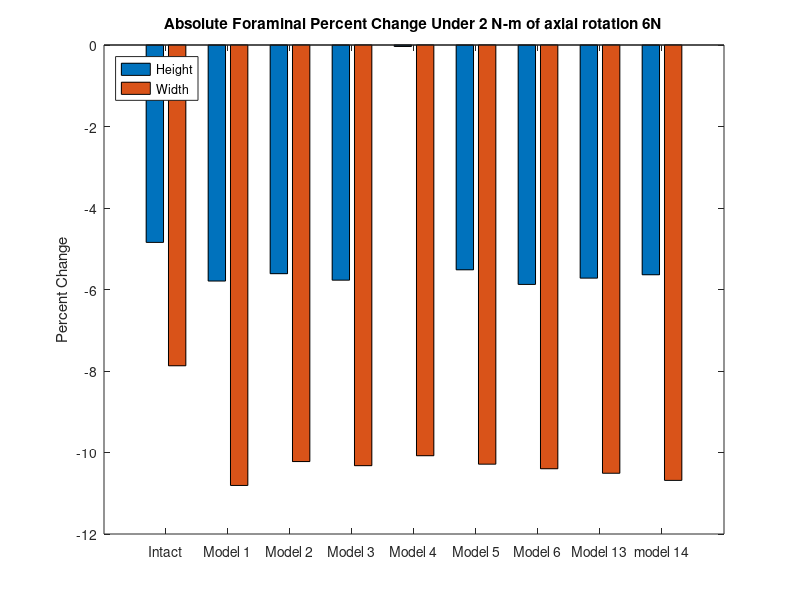
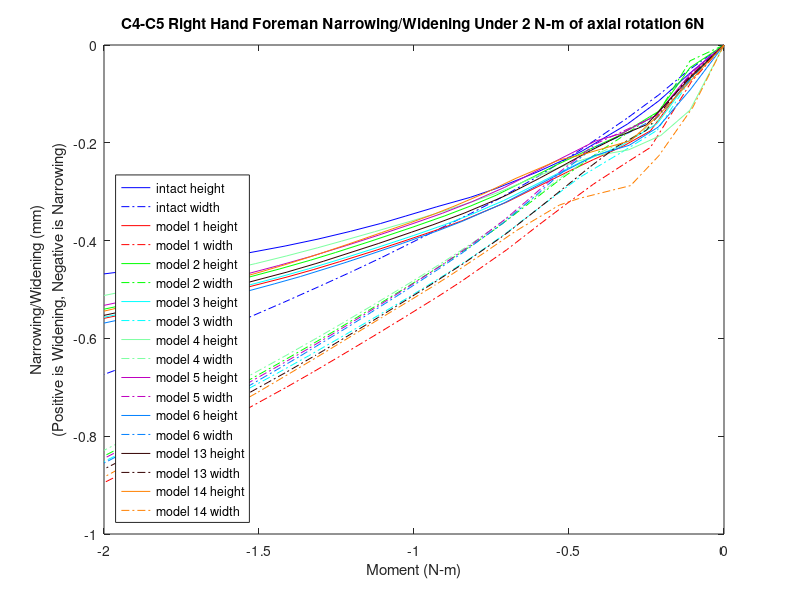

Write the MATLAB code that produced these figures, in order.
%% foreman height and witdth narrowing/widening 
% for all models for the c5-c6 left hand side foreman under axial rotation (6N)
% 20212,40296,25651,42160
k=21;
zero1=[0 0 0 0 0 0 0 0 0 0 0 0 0 0 0 0 0 0 0 0 0];

mag15y=zero1;
mag15x=zero1;
width15=zero1;
height15=zero1;

mag14y=zero1;
mag14x=zero1;
width14=zero1;
height14=zero1;

mag13y=zero1;
mag13x=zero1;
width13=zero1;
height13=zero1;

mag6y=zero1;
mag6x=zero1;
width6=zero1;
height6=zero1;

mag5y=zero1;
mag5x=zero1;
width5=zero1;
height5=zero1;

mag4y=zero1;
mag4x=zero1;
width4=zero1;
height4=zero1;

mag3y=zero1;
mag3x=zero1;
width3=zero1;
height3=zero1;


mag2y=zero1;
mag2x=zero1;
width2=zero1;
height2=zero1;

mag1y=zero1;
mag1x=zero1;
width1=zero1;
height1=zero1;
% 20212,40296,25651,42160
%% model15_intact_TLC_6N
t15=[2 2.0575 2.1047 2.15542 2.22863 2.25714 2.30144 2.3674 2.40898 2.46323 2.51338 2.55396 2.60266 2.65487 2.708 2.76753 2.82255 2.85683 2.90566 2.95411 3 ];

% 20212
aa1=-10.8616+[0.237303 0.208614 0.0385113 -0.115023 -0.349025 -0.445952 -0.593267 -0.792082 -0.906642 -1.047 -1.17378 -1.27356 -1.38582 -1.49515 -1.59894 -1.70694 -1.79875 -1.85341 -1.92727 -1.99484 -2.05496];
aa2=446.379+[0.413703 -0.0217555 -0.0681224 0.0126065 0.226263 0.315149 0.450064 0.641617 0.753977 0.890049 1.00496 1.08845 1.17922 1.26573 1.34561 1.43473 1.51476 1.55965 1.61866 1.67324 1.72201];
aa3=-704.985+[-0.501412 -0.601434 -0.714754 -0.834464 -1.00277 -1.06577 -1.16019 -1.28909 -1.36375 -1.45226 -1.53225 -1.59494 -1.66496 -1.73387 -1.79885 -1.86894 -1.93002 -1.96576 -2.01364 -2.05759 -2.09638];

% 40296
ab1=-12.2381+[0.123435 0.140296 0.0451812 -0.0489877 -0.200759 -0.265694 -0.36527 -0.501062 -0.580779 -0.679187 -0.76849 -0.83858 -0.918084 -0.996115 -1.07013 -1.1472 -1.21284 -1.25271 -1.30674 -1.35628 -1.40045];
ab2=446.122+[0.252332 -0.0420959 -0.019183 0.078133 0.270417 0.347736 0.464317 0.629846 0.727259 0.844602 0.942902 1.01459 1.09223 1.16641 1.23451 1.30827 1.37391 1.41108 1.46019 1.50608 1.5473];
ab3=-714.556+[-0.468917 -0.520072 -0.592226 -0.672563 -0.79575 -0.844929 -0.919048 -1.02097 -1.08108 -1.15415 -1.21849 -1.26847 -1.32514 -1.38076 -1.43378 -1.49184 -1.54259 -1.57246 -1.61269 -1.64957 -1.68201];

% 25651
ac1=-9.36067+[0.270513 0.19404 -0.0234966 -0.216633 -0.496714 -0.609874 -0.781077 -1.01359 -1.14861 -1.31453 -1.46397 -1.58157 -1.71468 -1.84576 -1.97101 -2.1022 -2.21485 -2.28234 -2.3741 -2.45916 -2.5355];
ac2=443.597+[0.404337 -0.0416697 -0.108456 -0.0479226 0.13838 0.217521 0.338364 0.511104 0.612796 0.736386 0.840628 0.916175 0.998141 1.07613 1.14821 1.22909 1.30202 1.34283 1.39654 1.44632 1.49092];
ac3=-706.266+[-0.440591 -0.574459 -0.696854 -0.815399 -0.971537 -1.02942 -1.11636 -1.23604 -1.30628 -1.39069 -1.46742 -1.52825 -1.59688 -1.66546 -1.7312 -1.80205 -1.86414 -1.90101 -1.95121 -1.99803 -2.03999];

% 42160
ad1=-14.6392+[0.138744 0.170401 0.0836075 -0.00430448 -0.153222 -0.217976 -0.317292 -0.451627 -0.529952 -0.626351 -0.713928 -0.782699 -0.860337 -0.935866 -1.00713 -1.08112 -1.14367 -1.18146 -1.23233 -1.27833 -1.319];
ad2=448.856+[0.338222 0.0078576 0.0312971 0.141704 0.362652 0.451397 0.584656 0.773216 0.883874 1.01707 1.12875 1.21018 1.29831 1.38213 1.45883 1.54232 1.61658 1.65851 1.71362 1.76483 1.81052];
ad3=-710.316+[-0.51616 -0.534148 -0.601622 -0.686642 -0.826641 -0.88312 -0.967942 -1.08411 -1.15214 -1.23451 -1.30671 -1.36236 -1.42489 -1.48539 -1.54244 -1.60511 -1.65977 -1.69156 -1.73387 -1.77215 -1.80542];

ya1=aa1-ab1;
ya2=aa2-ab2;
ya3=aa3-ab3;
xa1=ad1-ac1;
xa2=ad2-ac2;
xa3=ad3-ac3;
x15=[xa1',xa2',xa3'];
y15=[ya1',ya2',ya3'];

for n=1:k
    mag15x(n)=sqrt(x15(n,1)^2+x15(n,2)^2+x15(n,3)^2);
end
for n=1:k
    mag15y(n)=sqrt(y15(n,1)^2+y15(n,2)^2+y15(n,3)^2);
end
for n=1:k
    width15(n)=mag15x(1,1)-mag15x(1,n);
end
for n=1:k
    height15(n)=mag15y(1,1)-mag15y(1,n);
end

%% model1_slideslide_tether/S2_6N
t1=[2 2.0523 2.11876 2.16162 2.21039 2.25339 2.30021 2.35024 2.42245 2.45953 2.51292 2.56096 2.62034 2.66253 2.70471 2.78909 2.83128 2.87346 2.91038 2.9697 3];
% 20212
ae1=-10.8616+[-0.322039 0.156303 -0.175639 -0.320187 -0.503336 -0.665279 -0.835426 -1.00003 -1.21228 -1.31407 -1.45168 -1.57301 -1.71135 -1.80301 -1.88847 -2.04614 -2.11707 -2.18546 -2.24204 -2.32699 -2.36758];
ae2=446.379+[1.21324 -0.57528 -0.285538 -0.109906 0.0786509 0.223155 0.355534 0.483307 0.64861 0.725418 0.81857 0.893863 0.980278 1.03515 1.08637 1.17448 1.21413 1.24794 1.27436 1.31408 1.33284];
ae3=-704.985+[-0.790441 -0.882836 -1.10463 -1.19128 -1.30237 -1.39804 -1.49762 -1.5966 -1.72481 -1.78522 -1.86543 -1.93524 -2.01726 -2.07182 -2.12313 -2.21684 -2.25901 -2.29904 -2.33194 -2.38147 -2.40555];

% 40296
af1=-12.2381+[-0.296706 0.0929079 -0.0413208 -0.112876 -0.216135 -0.312176 -0.415011 -0.515686 -0.649408 -0.715441 -0.80591 -0.885343 -0.975107 -1.03407 -1.0891 -1.19144 -1.23805 -1.28329 -1.32089 -1.37676 -1.4029];
af2=446.122+[0.803328 -0.558481 -0.257206 -0.0621726 0.118688 0.250252 0.369459 0.480407 0.620676 0.684976 0.763625 0.826922 0.898334 0.94357 0.985816 1.05864 1.09107 1.11875 1.14046 1.17327 1.18879];
af3=-714.556+[-0.751604 -0.788606 -0.923782 -0.989775 -1.08205 -1.15866 -1.23542 -1.30855 -1.40478 -1.45056 -1.51117 -1.56368 -1.62496 -1.66519 -1.70303 -1.77184 -1.80292 -1.83212 -1.85603 -1.89119 -1.9079];

% 25651
ag1=-9.36067+[-0.292646 0.145976 -0.253307 -0.434919 -0.650302 -0.837526 -1.03318 -1.22326 -1.46963 -1.588 -1.74864 -1.88976 -2.05189 -2.15998 -2.2615 -2.4505 -2.53666 -2.62 -2.68947 -2.79497 -2.84598];
ag2=443.677+[1.15065 -0.578092 -0.329769 -0.171723 -0.0021296 0.127064 0.24463 0.358134 0.505408 0.573988 0.656775 0.723581 0.8003 0.84898 0.894548 0.972865 1.00828 1.03832 1.0618 1.09727 1.11408];
ag3=-706.563+[-0.648179 -0.887268 -1.09797 -1.18623 -1.29152 -1.38126 -1.47544 -1.56936 -1.69194 -1.75025 -1.82914 -1.89827 -1.98003 -2.03511 -2.08748 -2.18506 -2.22984 -2.27302 -2.30908 -2.36421 -2.39138];

% 42160
ah1=-14.6392+[-0.323489 0.12223 -0.00479046 -0.0697214 -0.172822 -0.269144 -0.371887 -0.471641 -0.603276 -0.668076 -0.756436 -0.834041 -0.921196 -0.978038 -1.03079 -1.12812 -1.17192 -1.21421 -1.24909 -1.30019 -1.32375];
ah2=448.856+[0.94052 -0.626065 -0.281625 -0.05972 0.148871 0.299966 0.436221 0.562251 0.721969 0.795097 0.884064 0.955903 1.03702 1.08821 1.13572 1.21677 1.2525 1.28271 1.30612 1.3411 1.35746];
ah3=-710.316+[-0.858051 -0.727729 -0.885014 -0.963925 -1.07333 -1.16222 -1.24949 -1.33139 -1.43848 -1.48901 -1.55471 -1.61139 -1.67707 -1.71967 -1.75933 -1.82998 -1.86127 -1.89007 -1.91321 -1.94653 -1.96203];

xb1=ah1-ag1;
xb2=ah2-ag2;
xb3=ah3-ag3;
yb1=ae1-af1;
yb2=ae2-af2;
yb3=ae3-af3;
y1=[yb1',yb2',yb3'];
x1=[xb1',xb2',xb3'];

for n=1:k
    mag1x(n)=sqrt(x1(n,1)^2+x1(n,2)^2+x1(n,3)^2);
end
for n=1:k
    mag1y(n)=sqrt(y1(n,1)^2+y1(n,2)^2+y1(n,3)^2);
end
for n=1:k
    height1(n)=mag1y(1,1)-mag1y(1,n);
end
for n=1:k
    width1(n)=mag1x(1,1)-mag1x(1,n);
end
%% model2_SlideSlide_NoTether/S2_6N
t2=[2 2.05478 2.10546 2.17115 2.2004 2.26892 2.30837 2.36775 2.40818 2.45012 2.50186 2.56957 2.6267 2.66729 2.71729 2.76729 2.81729 2.86729 2.92666 2.96885 3];

% 20212
ai1=-10.8616+[-0.237609 0.163138 -0.089674 -0.340237 -0.449934 -0.707081 -0.849208 -1.03957 -1.16221 -1.28132 -1.41727 -1.59009 -1.72423 -1.81315 -1.9155 -2.01141 -2.09975 -2.18292 -2.2752 -2.33642 -2.3792];
ai2=446.379+[1.42477 -0.432397 -0.316958 -0.0671235 0.0383394 0.263921 0.371488 0.516828 0.608646 0.699569 0.794179 0.899698 0.980979 1.03265 1.09128 1.14371 1.1922 1.23401 1.27644 1.30404 1.32309];
ai3=-704.985+[-0.908536 -0.895367 -1.06285 -1.20751 -1.27355 -1.42464 -1.50805 -1.62352 -1.69619 -1.76674 -1.84639 -1.94559 -2.02466 -2.07722 -2.13783 -2.19434 -2.24636 -2.2949 -2.34814 -2.3835 -2.40858 ];

% 40296
aj1=-12.2381+[-0.2408 0.101164 0.00386945 -0.121471 -0.18324 -0.335694 -0.421413 -0.537344 -0.615072 -0.6917 -0.780208 -0.89275 -0.978731 -1.03532 -1.10045 -1.16181 -1.21905 -1.27322 -1.33365 -1.37309 -1.4002];
aj2=446.122+[0.873877 -0.472887 -0.314353 -0.0242113 0.0790907 0.286993 0.384004 0.511034 0.589065 0.665519 0.745573 0.834937 0.902655 0.945792 0.99467 1.03822 1.07807 1.11243 1.14732 1.17023 1.18611];
aj3=-714.556+[-0.83035 -0.791359 -0.892133 -1.00275 -1.05737 -1.17874 -1.242 -1.32683 -1.38156 -1.43493 -1.49488 -1.56929 -1.62799 -1.6666 -1.71119 -1.75246 -1.79071 -1.82607 -1.86444 -1.88928 -1.9066];

% 25651
ak1=-9.36067+[-0.206337 0.153075 -0.15253 -0.461013 -0.59005 -0.88759 -1.05087 -1.27119 -1.41274 -1.55084 -1.70933 -1.9101 -2.06707 -2.17177 -2.29311 -2.40767 -2.51423 -2.61522 -2.72824 -2.80411 -2.85761];
ak2=443.677+[1.3488 -0.443289 -0.355366 -0.132585 -0.0381691 0.163323 0.258668 0.38749 0.469178 0.55036 0.634495 0.727949 0.799943 0.845695 0.897708 0.944217 0.987414 1.02456 1.06221 1.08679 1.10382];
ak3=-706.563+[-0.738806 -0.885738 -1.0532 -1.20125 -1.26441 -1.40669 -1.48563 -1.59551 -1.66481 -1.73246 -1.81029 -1.90843 -1.98724 -2.04033 -2.1023 -2.16096 -2.21578 -2.26779 -2.32603 -2.36539 -2.39362 ];

% 42160
al1=-14.6392+[-0.261043 0.13035 0.039512 -0.0774717 -0.139091 -0.291881 -0.377421 -0.491886 -0.568767 -0.644154 -0.730682 -0.840693 -0.924177 -0.978738 -1.0412 -1.09965 -1.15372 -1.20448 -1.26052 -1.29658 -1.32105];
al2=448.856+[1.02138 -0.525713 -0.346668 -0.0158841 0.103101 0.341803 0.452474 0.596681 0.685664 0.772753 0.863393 0.964791 1.04168 1.09045 1.14534 1.19384 1.2379 1.27549 1.31309 1.33746 1.3542];
al3=-710.316+[-0.940231 -0.739701 -0.849036 -0.980069 -1.04431 -1.18499 -1.25659 -1.35117 -1.4122 -1.47147 -1.53678 -1.61708 -1.67992 -1.72075 -1.76735 -1.80979 -1.84857 -1.88366 -1.92078 -1.94424 -1.96033 ];

xc1=al1-ak1;
xc2=al2-ak2;
xc3=al3-ak3;
yd1=ai1-aj1;
yd2=ai2-aj2;
yd3=ai3-aj3;
y2=[yd1',yd2',yd3'];
x2=[xc1',xc2',xc3'];

for n=1:k
    mag2x(n)=sqrt(x2(n,1)^2+x2(n,2)^2+x2(n,3)^2);
end
for n=1:k
    mag2y(n)=sqrt(y2(n,1)^2+y2(n,2)^2+y2(n,3)^2);
end
for n=1:k
    height2(n)=mag2y(1,1)-mag2y(1,n);
end
for n=1:k
    width2(n)=mag2x(1,1)-mag2x(1,n);
end

%% model3_APSlide_Tether/S2_6N
t3=[2 2.05109 2.10771 2.16551 2.23127 2.25099 2.30879 2.3556 2.40827 2.4509 2.50089 2.55838 2.61053 2.66985 2.71985 2.76985 2.81985 2.86985 2.9136 2.98392 3];
% 20212
am1=-10.8616+[0.090966 0.212302 -0.0646688 -0.301561 -0.541179 -0.614727 -0.825947 -0.980841 -1.13937 -1.26085 -1.39207 -1.53881 -1.66215 -1.79204 -1.89255 -1.98668 -2.07352 -2.15491 -2.22269 -2.32231 -2.34383];
am2=446.379+[0.899489 -0.148193 -0.222471 -0.0661432 0.146777 0.206745 0.369584 0.488411 0.609625 0.702623 0.796866 0.889114 0.966887 1.04521 1.10422 1.1569 1.20507 1.24694 1.27872 1.32452 1.33414];
am3=-704.985+[-0.86313 -0.8869 -1.0634 -1.18939 -1.33073 -1.37393 -1.49761 -1.5906 -1.68634 -1.75857 -1.8362 -1.9209 -1.99451 -2.0724 -2.13318 -2.18982 -2.24207 -2.29082 -2.33071 -2.38983 -2.4028];
% 40296
an1=-12.2381+[-0.0539516 0.124846 0.0248648 -0.0952625 -0.233368 -0.277409 -0.406523 -0.5024 -0.602969 -0.682121 -0.76884 -0.866283 -0.947468 -1.03231 -1.09791 -1.15978 -1.2174 -1.27184 -1.31736 -1.38336 -1.39736];
an2=446.122+[0.432532 -0.301527 -0.259733 -0.0362077 0.178166 0.233643 0.380169 0.483292 0.586661 0.664648 0.743887 0.82178 0.886454 0.951379 1.00056 1.04454 1.08452 1.11919 1.14568 1.1843 1.19246];
an3=-714.556+[-0.79231 -0.779743 -0.887907 -0.985667 -1.10484 -1.13891 -1.23398 -1.3027 -1.37458 -1.42937 -1.48804 -1.55195 -1.6071 -1.66473 -1.7095 -1.75102 -1.78943 -1.82492 -1.85387 -1.89551 -1.90448];
% 25651
ao1=-9.36067+[0.130737 0.210663 -0.126314 -0.416996 -0.699565 -0.78457 -1.02733 -1.20596 -1.38957 -1.53034 -1.68335 -1.85399 -1.9983 -2.15131 -2.27076 -2.38346 -2.48844 -2.58756 -2.6706 -2.79451 -2.82153 ];
ao2=443.677+[0.851766 -0.170052 -0.265627 -0.13035 0.0596921 0.112954 0.257417 0.362907 0.470718 0.55377 0.637753 0.719557 0.788573 0.858014 0.910387 0.95711 0.999976 1.03715 1.06532 1.10607 1.11465];
ao3=-706.563+[-0.739154 -0.850423 -1.04438 -1.18072 -1.31835 -1.35924 -1.47611 -1.56428 -1.65568 -1.72487 -1.80051 -1.8841 -1.95713 -2.03546 -2.09751 -2.15618 -2.21114 -2.26326 -2.30667 -2.37235 -2.38693];
% 42160
ap1=-14.6392+[-0.0493544 0.153387 0.0613403 -0.0508473 -0.188255 -0.23231 -0.36138 -0.456483 -0.555713 -0.63368 -0.718565 -0.813915 -0.892959 -0.974934 -1.03789 -1.09688 -1.15134 -1.20237 -1.24474 -1.30508 -1.31773];
ap2=448.856+[0.511745 -0.326265 -0.282676 -0.0294231 0.21692 0.280423 0.447849 0.565042 0.682766 0.771636 0.861436 0.949796 1.02332 1.09685 1.1521 1.20111 1.24532 1.28328 1.31193 1.35306 1.36165];
ap3=-710.316+[-0.841263 -0.746227 -0.850241 -0.961846 -1.10039 -1.13943 -1.24741 -1.32436 -1.40436 -1.46524 -1.52936 -1.59846 -1.65779 -1.71898 -1.76583 -1.8086 -1.84758 -1.88285 -1.91104 -1.95046 -1.95879 ];

xe1=ap1-ao1;
xe2=ap2-ao2;
xe3=ap3-ao3;
yf1=am1-an1;
yf2=am2-an2;
yf3=am3-an3;
y3=[yf1',yf2',yf3'];
x3=[xe1',xe2',xe3'];

for n=1:k
    mag3x(n)=sqrt(x3(n,1)^2+x3(n,2)^2+x3(n,3)^2);
end
for n=1:k
    mag3y(n)=sqrt(y3(n,1)^2+y3(n,2)^2+y3(n,3)^2);
end
for n=1:k
    height3(n)=mag3y(1,1)-mag3y(1,n);
end
for n=1:k
    width3(n)=mag3x(1,1)-mag3x(1,n);
end


%% model4_APSlide_NoTether/S2_6N
t4=[2 2.05499 2.10192 2.15388 2.20807 2.25585 2.30786 2.36346 2.40295 2.45178 2.50023 2.56364 2.61714 2.65515 2.70515 2.75515 2.80515 2.85515 2.92702 2.96921 3];
% 20212
aq1=-10.8616+[-0.401806 0.11107 -0.0258341 -0.246182 -0.437871 -0.610923 -0.800688 -0.984042 -1.10649 -1.2493 -1.37913 -1.54268 -1.67081 -1.75626 -1.86122 -1.95999 -2.05127 -2.13569 -2.24958 -2.31088 -2.3537];
aq2=446.379+[1.11968 0.0939234 -0.0861207 -0.0289979 0.0947395 0.225921 0.36376 0.499974 0.589626 0.695967 0.788599 0.890465 0.968778 1.0188 1.07964 1.13403 1.18357 1.22779 1.28069 1.308 1.32651 ];
aq3=704.985+[0.123842 -0.946106 -1.05695 -1.1706 -1.27546 -1.37585 -1.48611 -1.59678 -1.66917 -1.75345 -1.82986 -1.92409 -1.99998 -2.05078 -2.11361 -2.17225 -2.22646 -2.27681 -2.34334 -2.37934 -2.40469];
% 40296
ar1=-12.2381+[-0.211763 0.0615639 0.0433706 -0.0611303 -0.169967 -0.273099 -0.388843 -0.501455 -0.5795 -0.67223 -0.75742 -0.865383 -0.948803 -1.00408 -1.07161 -1.13552 -1.19513 -1.25065 -1.32606 -1.36605 -1.39345];
ar2=446.122+[0.668103 -0.135832 -0.195215 -0.0427497 0.118504 0.247738 0.374321 0.494326 0.571062 0.660854 0.739063 0.82548 0.89115 0.933122 0.98427 1.02989 1.07121 1.10794 1.15208 1.17521 1.19097];
ar3=-714.556+[0.114342 -0.822062 -0.881507 -0.965821 -1.05827 -1.13983 -1.22423 -1.30544 -1.35989 -1.42374 -1.48136 -1.55218 -1.60877 -1.64621 -1.69239 -1.73537 -1.77512 -1.81178 -1.85978 -1.88499 -1.90246];
% 25651
as1=-9.36067+[-0.36511 0.106588 -0.0781507 -0.34976 -0.581217 -0.782905 -1.00105 -1.21272 -1.35381 -1.51882 -1.66982 -1.85969 -2.0093 -2.1096 -2.23366 -2.35116 -2.46076 -2.56304 -2.7021 -2.77801 -2.83141 ];
as2=443.677+[1.04913 0.0568826 -0.133962 -0.0930651 0.0149022 0.130764 0.252438 0.372925 0.452515 0.547313 0.629822 0.720071 0.789406 0.833633 0.887526 0.935691 0.979676 1.01894 1.06576 1.08999 1.10644];
as3=-706.563+[0.290135 -0.885318 -1.02122 -1.1518 -1.26315 -1.3605 -1.46531 -1.57055 -1.63954 -1.72018 -1.79438 -1.88718 -1.96245 -2.01339 -2.07712 -2.13748 -2.19414 -2.2475 -2.31964 -2.35951 -2.38787];
% 42160
at1=-14.6392+[-0.24874 0.0834491 0.0773393 -0.0186077 -0.124317 -0.22708 -0.342638 -0.454073 -0.53141 -0.622932 -0.706448 -0.812168 -0.893426 -0.946932 -1.01193 -1.07312 -1.12973 -1.18196 -1.25226 -1.2889 -1.31374];
at2=448.856+[0.825379 -0.133062 -0.205123 -0.034798 0.148795 0.296511 0.440955 0.577163 0.664639 0.766993 0.855668 0.953746 1.02838 1.07595 1.13356 1.18454 1.23036 1.27072 1.31852 1.34316 1.35978];
at3=-710.316+[-0.0104733 -0.809775 -0.853578 -0.94393 -1.04835 -1.14108 -1.23639 -1.32689 -1.38759 -1.45855 -1.52166 -1.59834 -1.65916 -1.69897 -1.74757 -1.7921 -1.83268 -1.86943 -1.91627 -1.94017 -1.95647];

xg1=at1-as1;
xg2=at2-as2;
xg3=at3-as3;
yh1=aq1-ar1;
yh2=aq2-ar2;
yh3=aq3-ar3;
y4=[yh1',yh2',yh3'];
x4=[xg1',xg2',xg3'];

for n=1:k
    mag4x(n)=sqrt(x4(n,1)^2+x4(n,2)^2+x4(n,3)^2);
end
for n=1:k
    mag4y(n)=sqrt(y4(n,1)^2+y4(n,2)^2+y4(n,3)^2);
end
for n=1:k
    height4(n)=mag4y(1,1)-mag4y(1,n);
end
for n=1:k
    width4(n)=mag4x(1,1)-mag4x(1,n);
end

%% model5_LatSlide_Tether/S2_6N
t5=[2 2.05109 2.10925 2.16553 2.20718 2.26451 2.31289 2.3537 2.40703 2.45415 2.50161 2.55682 2.60896 2.66829 2.71829 2.76829 2.81829 2.86829 2.92766 2.96985 3];
% 20212
au1=-10.8616+[0.0660434 0.187805 -0.0581511 -0.278503 -0.42987 -0.650367 -0.840289 -0.983427 -1.14959 -1.28753 -1.4152 -1.55939 -1.68606 -1.81901 -1.92142 -2.01718 -2.10534 -2.18783 -2.27945 -2.33901 -2.37948];
au2=446.379+[0.900609 -0.127776 -0.182486 -0.0230328 0.10473 0.279945 0.415723 0.520288 0.643283 0.746362 0.836063 0.923861 1.00214 1.08142 1.14169 1.19574 1.24523 1.28912 1.33365 1.36212 1.38109 ];
au3=-704.985+[-0.858817 -0.881346 -1.05528 -1.16916 -1.25239 -1.37871 -1.48107 -1.56301 -1.66048 -1.74071 -1.81438 -1.89558 -1.96939 -2.04761 -2.10853 -2.16541 -2.21787 -2.26634 -2.32003 -2.35553 -2.38006];
% 40296
av1=-12.2381+[-0.0560071 0.108702 0.00943714 -0.101391 -0.18736 -0.313415 -0.420808 -0.505373 -0.607347 -0.69462 -0.776896 -0.870251 -0.951417 -1.03622 -1.10187 -1.16373 -1.22129 -1.27577 -1.33664 -1.37622 -1.40261 ];
av2=446.122+[0.402313 -0.327546 -0.266004 -0.0308412 0.111165 0.275677 0.398867 0.48974 0.594958 0.681257 0.756469 0.830631 0.895492 0.960804 1.01046 1.05484 1.09505 1.13046 1.16638 1.18975 1.20535 ];
av3=-714.556+[-0.792025 -0.785816 -0.895063 -0.988443 -1.06469 -1.16477 -1.24408 -1.30456 -1.37757 -1.43824 -1.49396 -1.55492 -1.61011 -1.66784 -1.71274 -1.75433 -1.79276 -1.82831 -1.86701 -1.89192 -1.90881];
% 25651
aw1=-9.36067+[0.107468 0.188964 -0.118579 -0.39325 -0.574177 -0.828561 -1.04488 -1.20889 -1.40078 -1.56018 -1.70862 -1.87589 -2.02365 -2.1799 -2.30134 -2.41577 -2.5222 -2.62259 -2.73499 -2.80916 -2.86];
aw2=443.677+[0.85269 -0.151191 -0.228552 -0.0893514 0.0247662 0.180281 0.30116 0.394131 0.503587 0.595691 0.67573 0.753648 0.823232 0.893668 0.947334 0.995476 1.0397 1.07895 1.1187 1.14414 1.16113];
aw3=-706.563+[-0.73196 -0.838672 -1.0294 -1.15576 -1.24037 -1.36016 -1.45754 -1.53544 -1.6288 -1.70575 -1.77769 -1.85816 -1.93157 -2.01039 -2.07268 -2.1317 -2.187 -2.239 -2.29764 -2.33708 -2.36462];
% 42160
ax1=-14.6392+[-0.0511071 0.136516 0.0455302 -0.0572259 -0.142496 -0.268607 -0.376033 -0.460046 -0.560706 -0.646706 -0.72728 -0.818614 -0.897663 -0.979622 -1.04264 -1.10163 -1.15604 -1.2071 -1.26362 -1.29979 -1.32364];
ax2=448.856+[0.478028 -0.354901 -0.288873 -0.0222571 0.14086 0.329384 0.470083 0.573346 0.69311 0.791465 0.876722 0.960712 1.03443 1.10842 1.16424 1.21375 1.25825 1.2971 1.33594 1.36086 1.37735];
ax3=-710.316+[-0.838366 -0.750969 -0.857563 -0.965845 -1.05475 -1.16972 -1.25989 -1.32769 -1.40896 -1.47639 -1.53731 -1.60311 -1.66249 -1.72383 -1.77089 -1.81379 -1.85283 -1.88825 -1.92584 -1.94944 -1.96518];

xi1=ax1-aw1;
xi2=ax2-aw2;
xi3=ax3-aw3;
yj1=au1-av1;
yj2=au2-av2;
yj3=au3-av3;
y5=[yj1',yj2',yj3'];
x5=[xi1',xi2',xi3'];

for n=1:k
    mag5x(n)=sqrt(x5(n,1)^2+x5(n,2)^2+x5(n,3)^2);
end
for n=1:k
    mag5y(n)=sqrt(y5(n,1)^2+y5(n,2)^2+y5(n,3)^2);
end
for n=1:k
    height5(n)=mag5y(1,1)-mag5y(1,n);
end
for n=1:k
    width5(n)=mag5x(1,1)-mag5x(1,n);
end


%% model6_LatSlide_NoTether/S2_6N
t6=[2 2.05457 2.10596 2.15281 2.2099 2.26199 2.30323 2.3549 2.42252 2.46212 2.51913 2.56913 2.61288 2.68319 2.72538 2.76757 2.81757 2.86757 2.92694 2.96913 3 ];
% 20212
ay1=-10.8616+[-0.401788 0.136436 -0.0453498 -0.235334 -0.440026 -0.640545 -0.805268 -0.989283 -1.19923 -1.3141 -1.46777 -1.59763 -1.70442 -1.86188 -1.94843 -2.03061 -2.12 -2.20362 -2.29696 -2.35836 -2.40116];
ay2=446.379+[1.12007 -0.135766 -0.187928 -0.0631037 0.109401 0.265205 0.380489 0.511157 0.663529 0.746013 0.84617 0.923372 0.987182 1.07829 1.12778 1.17252 1.22167 1.26502 1.30946 1.33816 1.35771 ];
ay3=-704.985+[0.122619 -0.910627 -1.04787 -1.14822 -1.2589 -1.37409 -1.46262 -1.56724 -1.68977 -1.75602 -1.84344 -1.91688 -1.97886 -2.07102 -2.12193 -2.16999 -2.22262 -2.27152 -2.32543 -2.3611 -2.38631];
% 40296
az1=-12.2381+[-0.211769 0.0745171 0.0140586 -0.0778096 -0.192449 -0.306331 -0.398389 -0.50586 -0.634359 -0.70685 -0.804882 -0.887735 -0.95518 -1.05426 -1.10901 -1.16097 -1.21875 -1.27332 -1.33432 -1.37395 -1.40101];
az2=446.122+[0.66834 -0.328757 -0.277562 -0.0839926 0.118148 0.266044 0.371964 0.487905 0.619412 0.689355 0.774921 0.840398 0.893684 0.969325 1.01011 1.04711 1.08728 1.1225 1.15829 1.18161 1.19757 ];
az3=-714.556+[0.113813 -0.80783 -0.89014 -0.968314 -1.06924 -1.1596 -1.22792 -1.30508 -1.39675 -1.44676 -1.5123 -1.56708 -1.61309 -1.68067 -1.71804 -1.75298 -1.79156 -1.8272 -1.86599 -1.89096 -1.90827];
% 25651
ba1=-9.36067+[-0.365092 0.132996 -0.102319 -0.338834 -0.586036 -0.817253 -1.00466 -1.21524 -1.45742 -1.59013 -1.76844 -1.91893 -2.04337 -2.22829 -2.33088 -2.42883 -2.5365 -2.63801 -2.75218 -2.82827 -2.88171];
ba2=443.677+[1.04957 -0.162033 -0.232629 -0.125391 0.0284627 0.166335 0.268669 0.384563 0.519918 0.593445 0.682416 0.750799 0.807363 0.888156 0.932186 0.971948 1.0158 1.05449 1.09413 1.11982 1.13736 ];
ba3=-706.563+[0.28882 -0.867245 -1.02125 -1.13209 -1.24664 -1.35578 -1.43985 -1.53938 -1.65658 -1.72036 -1.80615 -1.87887 -1.94055 -2.03357 -2.08578 -2.13568 -2.19111 -2.24349 -2.30237 -2.34205 -2.37038];
% 42160
bb1=-14.6392+[-0.248732 0.0998926 0.0495489 -0.0353016 -0.147532 -0.261411 -0.353575 -0.460388 -0.587216 -0.658578 -0.754544 -0.83556 -0.901223 -0.996907 -1.04943 -1.09897 -1.15362 -1.2048 -1.26148 -1.29773 -1.3222];
bb2=448.856+[0.825649 -0.355291 -0.301756 -0.0825296 0.148803 0.318181 0.439252 0.570968 0.7207 0.800294 0.89713 0.971431 1.03197 1.11754 1.1633 1.20453 1.24898 1.2876 1.32629 1.35115 1.36801];
bb3=-710.316+[-0.0110182 -0.774788 -0.852176 -0.942221 -1.05987 -1.16351 -1.24127 -1.32779 -1.42978 -1.48514 -1.55639 -1.6155 -1.66491 -1.73651 -1.77552 -1.81151 -1.8507 -1.8862 -1.92388 -1.94754 -1.96367];

xk1=bb1-ba1;
xk2=bb2-ba2;
xk3=bb3-ba3;
yl1=ay1-az1;
yl2=ay2-az2;
yl3=ay3-az3;
y6=[yl1',yl2',yl3'];
x6=[xk1',xk2',xk3'];

for n=1:k
    mag6x(n)=sqrt(x6(n,1)^2+x6(n,2)^2+x6(n,3)^2);
end
for n=1:k
    mag6y(n)=sqrt(y6(n,1)^2+y6(n,2)^2+y6(n,3)^2);
end
for n=1:k
    height6(n)=mag6y(1,1)-mag6y(1,n);
end
for n=1:k
    width6(n)=mag6x(1,1)-mag6x(1,n);
end


%% model13_Fixed_Tether_S2_6N
t13=[2 2.06253 2.12507 2.17135 2.21519 2.29738 2.34738 2.35988 2.41926 2.46936 2.50412 2.55762 2.64563 2.65813 2.705 2.79719 2.80969 2.86028 2.90125 2.96727 3];
% 20212
bc1=-10.8616+[0.14562 0.100267 -0.129469 -0.289599 -0.451731 -0.745907 -0.904973 -0.941922 -1.10587 -1.24025 -1.332 -1.47008 -1.67516 -1.70224 -1.80168 -1.97834 -2.00037 -2.08833 -2.1546 -2.25401 -2.30029];
bc2=446.379+[1.07675 -0.167912 0.0517149 0.217402 0.36138 0.597206 0.724936 0.754529 0.888187 0.997272 1.06735 1.16482 1.30299 1.32256 1.39161 1.51498 1.53056 1.5884 1.63101 1.69203 1.7197 ];
bc3=-704.985+[-0.585003 -0.635048 -0.791956 -0.885988 -0.982552 -1.16083 -1.26025 -1.28325 -1.3865 -1.47016 -1.52591 -1.6093 -1.735 -1.75236 -1.81572 -1.93044 -1.94486 -2.00174 -2.04469 -2.10937 -2.13965];
% 40296
bd1=-12.2381+[0.00596392 0.0705528 -0.0193174 -0.105608 -0.198813 -0.372762 -0.467795 -0.490068 -0.590692 -0.675699 -0.734809 -0.823219 -0.954273 -0.971386 -1.03485 -1.14767 -1.16198 -1.2195 -1.26294 -1.32788 -1.35789 ];
bd2=446.122+[0.498484 -0.323291 -0.081274 0.0971473 0.232585 0.444006 0.55639 0.582619 0.699836 0.793432 0.853093 0.936042 1.05278 1.06886 1.12569 1.22564 1.23813 1.28448 1.31852 1.36747 1.39008];
bd3=-714.556+[-0.522187 -0.538423 -0.629442 -0.709037 -0.785092 -0.919189 -0.991851 -1.00872 -1.08541 -1.14901 -1.19175 -1.25512 -1.34908 -1.36205 -1.40962 -1.49592 -1.50683 -1.54962 -1.58174 -1.62919 -1.65093];
% 25651
be1=-9.36067+[0.185688 0.0795065 -0.208737 -0.405758 -0.595934 -0.936318 -1.12148 -1.16476 -1.35759 -1.51507 -1.62234 -1.78323 -2.02433 -2.05636 -2.17409 -2.3855 -2.41216 -2.51856 -2.59948 -2.72214 -2.77981];
be2=443.677+[1.01382 -0.202862 -0.0141538 0.133385 0.260848 0.4689 0.58196 0.608196 0.727076 0.824612 0.887257 0.974277 1.09752 1.11507 1.17693 1.28781 1.30186 1.35392 1.39233 1.44739 1.4724];
be3=-706.563+[-0.430726 -0.592274 -0.747719 -0.842129 -0.933341 -1.10019 -1.19418 -1.21615 -1.31531 -1.39569 -1.44961 -1.5309 -1.65543 -1.6726 -1.73567 -1.85144 -1.86619 -1.92485 -1.96982 -2.03874 -2.07148];
% 42160
bf1=-14.6392+[0.0086072 0.101408 0.0223771 -0.0609131 -0.153275 -0.326047 -0.419458 -0.441184 -0.538869 -0.621721 -0.679417 -0.765786 -0.892582 -0.90906 -0.970203 -1.07801 -1.09156 -1.14594 -1.18658 -1.2466 -1.27398];
bf2=448.856+[0.623689 -0.315122 -0.0389329 0.167314 0.32343 0.565446 0.692973 0.722605 0.854924 0.960946 1.02863 1.12268 1.25452 1.27279 1.33722 1.45013 1.46416 1.51608 1.55392 1.60775 1.63235];
bf3=-710.316+[-0.603201 -0.524172 -0.630519 -0.72614 -0.814923 -0.967896 -1.04928 -1.068 -1.15261 -1.22295 -1.27002 -1.33932 -1.4404 -1.45441 -1.50548 -1.59705 -1.6085 -1.65289 -1.68568 -1.7331 -1.75441];

xm1=bf1-be1;
xm2=bf2-be2;
xm3=bf3-be3;
yn1=bc1-bd1;
yn2=bc2-bd2;
yn3=bc3-bd3;
y13=[yn1',yn2',yn3'];
x13=[xm1',xm2',xm3'];

for n=1:k
    mag13x(n)=sqrt(x13(n,1)^2+x13(n,2)^2+x13(n,3)^2);
end
for n=1:k
    mag13y(n)=sqrt(y13(n,1)^2+y13(n,2)^2+y13(n,3)^2);
end
for n=1:k
    height13(n)=mag13y(1,1)-mag13y(1,n);
end
for n=1:k
    width13(n)=mag13x(1,1)-mag13x(1,n);
end


%% model14_Fixed_NoTether/S2_6N
t14=[2 2.05026 2.10532 2.15068 2.23407 2.26532 2.33563 2.38563 2.43563 2.46688 2.50555 2.55206 2.60555 2.65607 2.70294 2.75304 2.80113 2.85856 2.90701 2.97041 3];
% 20212
bg1=-10.8616+[-0.290584 -0.0804419 -0.036828 -0.106381 -0.335959 -0.436147 -0.665155 -0.819553 -0.96843 -1.05838 -1.16431 -1.28886 -1.42814 -1.55392 -1.66497 -1.77864 -1.88026 -1.99341 -2.08403 -2.1935 -2.24191 ];
bg2=446.379+[1.36888 1.06817 0.987303 0.979976 1.01541 1.01208 1.01362 1.03695 1.07236 1.09799 1.13782 1.19107 1.25789 1.32271 1.3842 1.44993 1.51278 1.58496 1.64169 1.7093 1.73879 ];
bg3=-704.985+[-0.492421 -0.750742 -0.82793 -0.896968 -1.01699 -1.06448 -1.18328 -1.26824 -1.35014 -1.3998 -1.45935 -1.52951 -1.60907 -1.68201 -1.74849 -1.81723 -1.8806 -1.95172 -2.00814 -2.0773 -2.10789];
% 40296
bh1=-12.2381+[-0.262043 -0.0981064 0.00822395 0.00922838 -0.103595 -0.163385 -0.300728 -0.395081 -0.488867 -0.546327 -0.614489 -0.694702 -0.783989 -0.863955 -0.934346 -1.00605 -1.07076 -1.14348 -1.2021 -1.27242 -1.30331];
bh2=446.122+[0.846901 0.483355 0.426928 0.472344 0.641071 0.674389 0.728203 0.772075 0.819214 0.850016 0.892425 0.944606 1.00638 1.06445 1.11748 1.17272 1.22466 1.28325 1.32856 1.38268 1.40639];
bh3=-714.556+[-0.447652 -0.624613 -0.636844 -0.667332 -0.781459 -0.827496 -0.921706 -0.983718 -1.04461 -1.08194 -1.12723 -1.18076 -1.24058 -1.29505 -1.34514 -1.3972 -1.44537 -1.49942 -1.54204 -1.59332 -1.61561];
% 25651
bi1=-9.36067+[-0.2566 -0.0711371 -0.0672956 -0.176086 -0.476406 -0.597905 -0.867431 -1.04832 -1.22187 -1.32672 -1.45039 -1.5953 -1.75707 -1.90355 -2.03322 -2.16627 -2.28611 -2.42049 -2.52867 -2.66076 -2.71958];
bi2=443.677+[1.29559 0.984068 0.887561 0.865894 0.883146 0.874378 0.863083 0.877081 0.903436 0.923617 0.956761 1.00211 1.06009 1.11689 1.17123 1.22971 1.28599 1.35094 1.40212 1.46326 1.49001];
bi3=-706.563+[-0.323524 -0.586981 -0.673588 -0.753056 -0.904593 -0.960956 -1.09076 -1.18042 -1.2655 -1.31689 -1.37791 -1.44902 -1.52902 -1.60226 -1.66887 -1.73781 -1.80161 -1.87374 -1.93157 -2.00358 -2.03582];
% 42160
bk1=-14.6392+[-0.294117 -0.0968428 0.0293471 0.044329 -0.0567771 -0.114436 -0.247572 -0.338633 -0.429624 -0.485316 -0.551397 -0.62947 -0.716486 -0.794184 -0.862558 -0.932158 -0.994699 -1.06453 -1.12048 -1.18681 -1.21567];
bk2=448.856+[1.02023 0.616043 0.556353 0.606565 0.800021 0.8374 0.895249 0.942226 0.993231 1.02677 1.07356 1.13189 1.20116 1.26637 1.32638 1.38896 1.44768 1.51363 1.56442 1.62455 1.6507];
bk3=-710.316+[-0.582165 -0.710774 -0.708248 -0.733425 -0.856855 -0.904067 -0.99773 -1.05933 -1.12064 -1.15847 -1.20514 -1.26117 -1.3243 -1.38189 -1.43522 -1.49068 -1.54189 -1.59888 -1.64335 -1.69595 -1.71851];

xo1=bk1-bi1;
xo2=bk2-bi2;
xo3=bk3-bi3;
yp1=bg1-bh1;
yp2=bg2-bh2;
yp3=bg3-bh3;
x14=[xo1',xo2',xo3'];
y14=[yp1',yp2',yp3'];

for n=1:k
    mag14x(n)=sqrt(x14(n,1)^2+x14(n,2)^2+x14(n,3)^2);
end
for n=1:k
    mag14y(n)=sqrt(y14(n,1)^2+y14(n,2)^2+y14(n,3)^2);
end
for n=1:k
    height14(n)=mag14y(1,1)-mag14y(1,n);
end
for n=1:k
    width14(n)=mag14x(1,1)-mag14x(1,n);
end

%% Percent change
% bar plot
figure(1)
pc15x=(mag15x(21)/mag15x(1)*100)-100;
pc15y=(mag15y(21)/mag15y(1)*100)-100;
pc15=[pc15y,pc15x];

pc1x=(mag1x(21)/mag1x(1)*100)-100;
pc1y=(mag1y(21)/mag1y(1)*100)-100;
pc1=[pc1y,pc1x];

pc2x=(mag2x(21)/mag2x(1)*100)-100;
pc2y=(mag2y(21)/mag2y(1)*100)-100;
pc2=[pc2y,pc2x];

pc3x=(mag3x(21)/mag3x(1)*100)-100;
pc3y=(mag3y(21)/mag3y(1)*100)-100;
pc3=[pc3y,pc3x];

pc4x=(mag4x(21)/mag4x(1)*100)-100;
pc4y=(mag4y(21)/mag4y(1)*100)-100;
pc4=[pc4y,pc4x];

pc5x=(mag5x(21)/mag5x(1)*100)-100;
pc5y=(mag5y(21)/mag5y(1)*100)-100;
pc5=[pc5y,pc5x];

pc6x=(mag6x(21)/mag6x(1)*100)-100;
pc6y=(mag6y(21)/mag6y(1)*100)-100;
pc6=[pc6y,pc6x];

pc13x=(mag13x(21)/mag13x(1)*100)-100;
pc13y=(mag13y(21)/mag13y(1)*100)-100;
pc13=[pc13y,pc13x];


pc14x=(mag14x(21)/mag14x(1)*100)-100;
pc14y=(mag14y(21)/mag14y(1)*100)-100;
pc14=[pc14y,pc14x];

PC=[pc15;pc1;pc2;pc3;pc4;pc5;pc6;pc13;pc14];
bar(PC)
xticklabels({'Intact','Model 1','Model 2', 'Model 3','Model 4','Model 5','Model 6','Model 13','model 14'})
ylabel('Percent Change')
legend('Height','Width','location','northwest')
title('Absolute Foraminal Percent Change Under 2 N-m of axial rotation 6N')

%% figures
figure(2)

plot((t15-2)*(-2),-1*height15,'b')
hold on
plot((t15-2)*(-2),-1*width15,'-.b')
hold on

plot((t1-2)*(-2),-1*height1,'r')
hold on
plot((t1-2)*(-2),-1*width1,'-.r')
hold on

plot((t2-2)*(-2),-1*height2,'g')
hold on
plot((t2-2)*(-2),-1*width2,'-.g')
hold on

plot((t3-2)*(-2),-1*height3,'c')
hold on
plot((t3-2)*(-2),-1*width3,'-.c')
hold on

plot((t4-2)*(-2),-1*height4,'color',[.49 1 .63])
hold on
plot((t4-2)*(-2),-1*width4,'-.','color',[.49 1 .63])
hold on

plot((t5-2)*(-2),-1*height5,'color',[0.75, 0, 0.75])
hold on
plot((t5-2)*(-2),-1*width5,'-.','color',[0.75, 0, 0.75])
hold on

plot((t6-2)*(-2),-1*height6,'color',[0 0.5 1])
hold on
plot((t6-2)*(-2),-1*width6,'-.','color',[0 0.5 1])
hold on

plot((t13-2)*(-2),-1*height13,'color',[0.2 0 0])
hold on
plot((t13-2)*(-2),-1*width13,'-.','color',[0.2 0 0])
hold on

plot((t14-2)*(-2),-1*height14,'color',[1 .5 0])
hold on
plot((t14-2)*(-2),-1*width14,'-.','color',[1 .5 0])
hold on

xlabel('Moment (N-m)')
ylabel({'Narrowing/Widening (mm)';'(Positive is Widening, Negative is Narrowing)'})
title('C4-C5 Right Hand Foreman Narrowing/Widening Under 2 N-m of axial rotation 6N')
legend('intact height','intact width','model 1 height', 'model 1 width','model 2 height','model 2 width','model 3 height', 'model 3 width','model 4 height','model 4 width','model 5 height','model 5 width','model 6 height','model 6 width','model 13 height','model 13 width','model 14 height','model 14 width','location','southwest')
